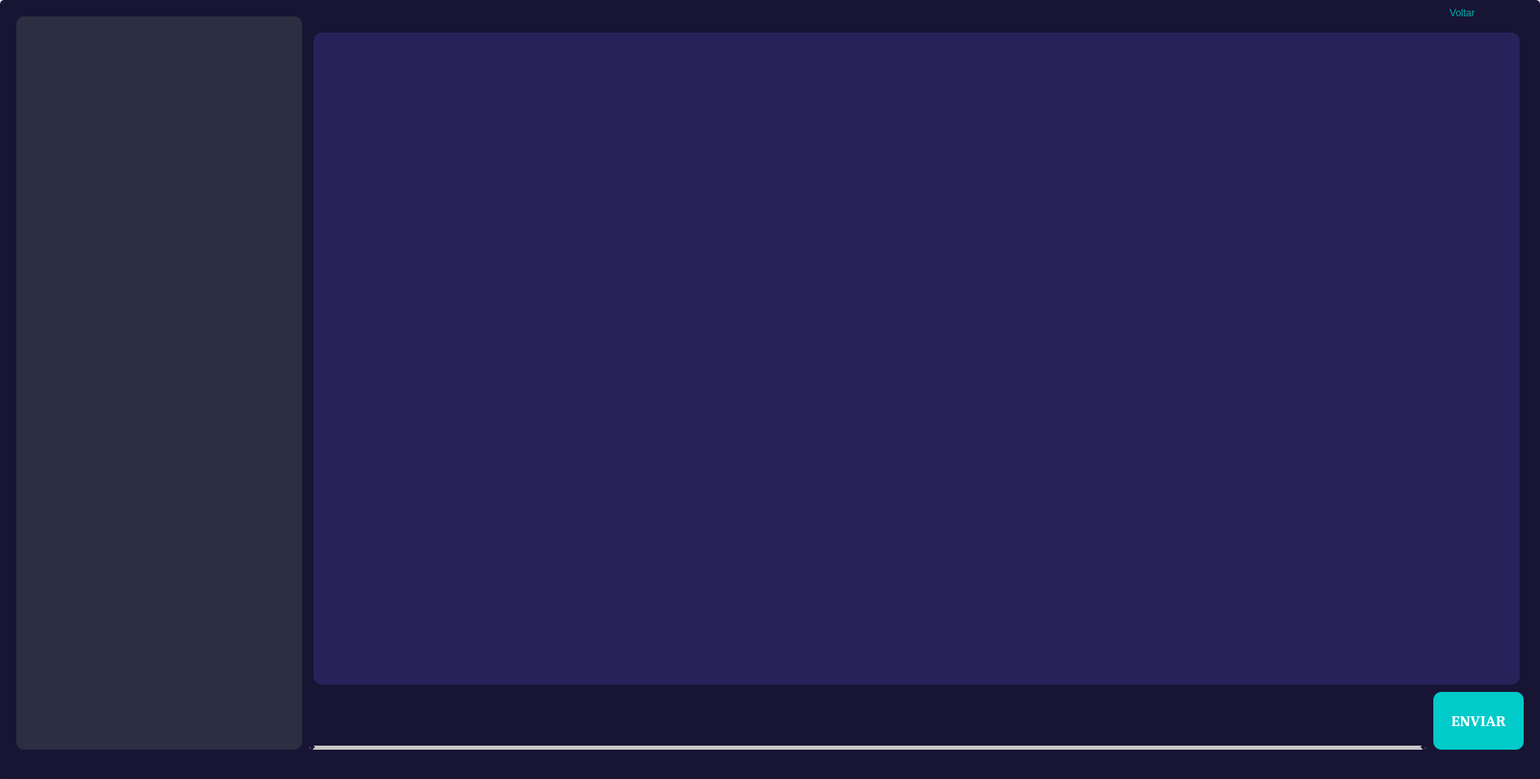
<?xml version="1.0" encoding="UTF-8"?>
<ui version="4.0">
 <class>Form</class>
 <widget class="QWidget" name="Form">
  <property name="geometry">
   <rect>
    <x>0</x>
    <y>0</y>
    <width>1891</width>
    <height>957</height>
   </rect>
  </property>
  <property name="windowTitle">
   <string>Login</string>
  </property>
  <property name="styleSheet">
   <string notr="true">
border-radius: 5px</string>
  </property>
  <widget class="QFrame" name="frame">
   <property name="geometry">
    <rect>
     <x>0</x>
     <y>0</y>
     <width>1891</width>
     <height>961</height>
    </rect>
   </property>
   <property name="styleSheet">
    <string notr="true">background-color: rgb(23, 20, 52);</string>
   </property>
   <property name="frameShape">
    <enum>QFrame::StyledPanel</enum>
   </property>
   <property name="frameShadow">
    <enum>QFrame::Raised</enum>
   </property>
   <widget class="QPushButton" name="pushButton">
    <property name="geometry">
     <rect>
      <x>1760</x>
      <y>850</y>
      <width>111</width>
      <height>71</height>
     </rect>
    </property>
    <property name="font">
     <font>
      <family>Cambria</family>
      <pointsize>14</pointsize>
      <weight>75</weight>
      <bold>true</bold>
     </font>
    </property>
    <property name="styleSheet">
     <string notr="true">background-color: rgb(0, 202, 202);
border-radius: 10px;
color: rgb(255, 255, 255);</string>
    </property>
    <property name="text">
     <string>ENVIAR</string>
    </property>
   </widget>
   <widget class="QLineEdit" name="lineEdit">
    <property name="geometry">
     <rect>
      <x>380</x>
      <y>840</y>
      <width>1371</width>
      <height>81</height>
     </rect>
    </property>
    <property name="font">
     <font>
      <family>Candara</family>
      <pointsize>14</pointsize>
     </font>
    </property>
    <property name="styleSheet">
     <string notr="true">color: rgb(255, 255, 255);
border:5px solid;
border-color: rgb(23, 20, 52);
border-bottom-color: rgb(199, 199, 199);</string>
    </property>
   </widget>
   <widget class="QWidget" name="widget" native="true">
    <property name="geometry">
     <rect>
      <x>20</x>
      <y>20</y>
      <width>351</width>
      <height>901</height>
     </rect>
    </property>
    <property name="sizePolicy">
     <sizepolicy hsizetype="Expanding" vsizetype="Preferred">
      <horstretch>0</horstretch>
      <verstretch>0</verstretch>
     </sizepolicy>
    </property>
    <property name="styleSheet">
     <string notr="true">background-color: rgba(64, 72, 81, 0.5);
border-radius: 10px;
color: rgb(255, 255, 255);</string>
    </property>
   </widget>
   <widget class="QTextBrowser" name="textBrowser">
    <property name="geometry">
     <rect>
      <x>385</x>
      <y>40</y>
      <width>1481</width>
      <height>801</height>
     </rect>
    </property>
    <property name="styleSheet">
     <string notr="true">background-color: rgba(64, 56, 147, 0.4);
border-radius: 10px;
color: rgb(255, 255, 255);
font: 75 14pt &quot;Candara&quot;;</string>
    </property>
   </widget>
   <widget class="QPushButton" name="pushButton_2">
    <property name="geometry">
     <rect>
      <x>1730</x>
      <y>0</y>
      <width>131</width>
      <height>31</height>
     </rect>
    </property>
    <property name="styleSheet">
     <string notr="true">font: 18pt &quot;Cambria&quot;;
color: rgb(0, 176, 176);</string>
    </property>
    <property name="text">
     <string>Voltar</string>
    </property>
   </widget>
  </widget>
 </widget>
 <resources/>
 <connections/>
</ui>
